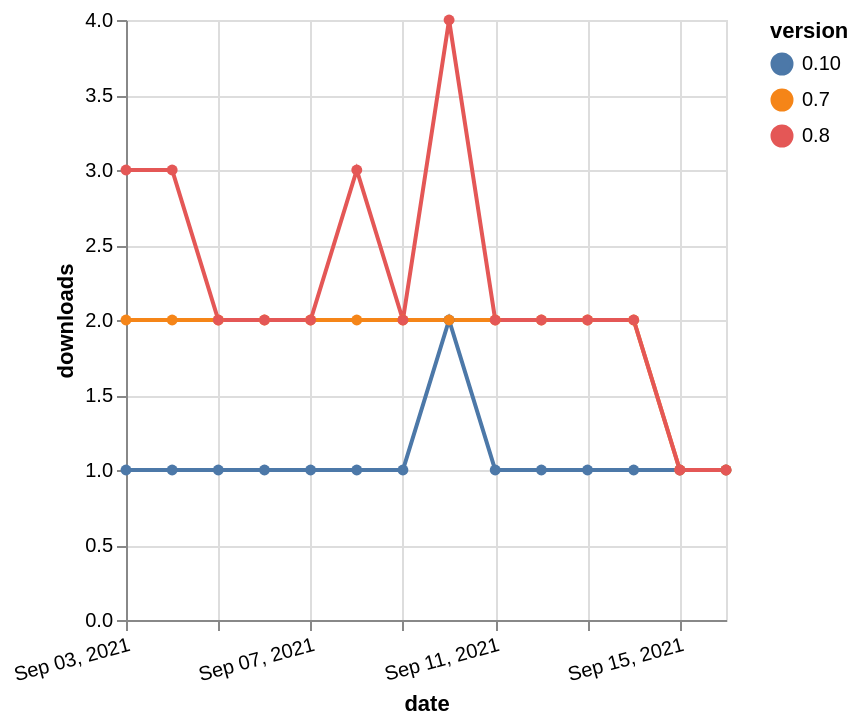

Write a Vega-Lite specification for this figure.
### Vega-Lite specification from a JSON file in a GitHub repository (floating-point values rounded to 4 significant figures)
{"$schema": "https://vega.github.io/schema/vega-lite/v5.json", "description": "A simple bar chart with embedded data.", "data": {"values": [{"date": "2021-09-03", "total": 147, "delta": 1, "version": "0.10"}, {"date": "2021-09-04", "total": 148, "delta": 1, "version": "0.10"}, {"date": "2021-09-05", "total": 149, "delta": 1, "version": "0.10"}, {"date": "2021-09-06", "total": 150, "delta": 1, "version": "0.10"}, {"date": "2021-09-07", "total": 151, "delta": 1, "version": "0.10"}, {"date": "2021-09-08", "total": 152, "delta": 1, "version": "0.10"}, {"date": "2021-09-09", "total": 153, "delta": 1, "version": "0.10"}, {"date": "2021-09-10", "total": 155, "delta": 2, "version": "0.10"}, {"date": "2021-09-11", "total": 156, "delta": 1, "version": "0.10"}, {"date": "2021-09-12", "total": 157, "delta": 1, "version": "0.10"}, {"date": "2021-09-13", "total": 158, "delta": 1, "version": "0.10"}, {"date": "2021-09-14", "total": 159, "delta": 1, "version": "0.10"}, {"date": "2021-09-15", "total": 160, "delta": 1, "version": "0.10"}, {"date": "2021-09-16", "total": 161, "delta": 1, "version": "0.10"}, {"date": "2021-09-03", "total": 2475, "delta": 2, "version": "0.7"}, {"date": "2021-09-04", "total": 2477, "delta": 2, "version": "0.7"}, {"date": "2021-09-05", "total": 2479, "delta": 2, "version": "0.7"}, {"date": "2021-09-06", "total": 2481, "delta": 2, "version": "0.7"}, {"date": "2021-09-07", "total": 2483, "delta": 2, "version": "0.7"}, {"date": "2021-09-08", "total": 2485, "delta": 2, "version": "0.7"}, {"date": "2021-09-09", "total": 2487, "delta": 2, "version": "0.7"}, {"date": "2021-09-10", "total": 2489, "delta": 2, "version": "0.7"}, {"date": "2021-09-11", "total": 2491, "delta": 2, "version": "0.7"}, {"date": "2021-09-12", "total": 2493, "delta": 2, "version": "0.7"}, {"date": "2021-09-13", "total": 2495, "delta": 2, "version": "0.7"}, {"date": "2021-09-14", "total": 2497, "delta": 2, "version": "0.7"}, {"date": "2021-09-15", "total": 2498, "delta": 1, "version": "0.7"}, {"date": "2021-09-16", "total": 2499, "delta": 1, "version": "0.7"}, {"date": "2021-09-03", "total": 2762, "delta": 3, "version": "0.8"}, {"date": "2021-09-04", "total": 2765, "delta": 3, "version": "0.8"}, {"date": "2021-09-05", "total": 2767, "delta": 2, "version": "0.8"}, {"date": "2021-09-06", "total": 2769, "delta": 2, "version": "0.8"}, {"date": "2021-09-07", "total": 2771, "delta": 2, "version": "0.8"}, {"date": "2021-09-08", "total": 2774, "delta": 3, "version": "0.8"}, {"date": "2021-09-09", "total": 2776, "delta": 2, "version": "0.8"}, {"date": "2021-09-10", "total": 2780, "delta": 4, "version": "0.8"}, {"date": "2021-09-11", "total": 2782, "delta": 2, "version": "0.8"}, {"date": "2021-09-12", "total": 2784, "delta": 2, "version": "0.8"}, {"date": "2021-09-13", "total": 2786, "delta": 2, "version": "0.8"}, {"date": "2021-09-14", "total": 2788, "delta": 2, "version": "0.8"}, {"date": "2021-09-15", "total": 2789, "delta": 1, "version": "0.8"}, {"date": "2021-09-16", "total": 2790, "delta": 1, "version": "0.8"}]}, "width": "container", "mark": {"type": "line", "point": {"filled": true}}, "encoding": {"x": {"field": "date", "type": "temporal", "timeUnit": "yearmonthdate", "title": "date", "axis": {"labelAngle": -15}}, "y": {"field": "delta", "type": "quantitative", "title": "downloads"}, "color": {"field": "version", "type": "nominal"}, "tooltip": {"field": "delta"}}}
